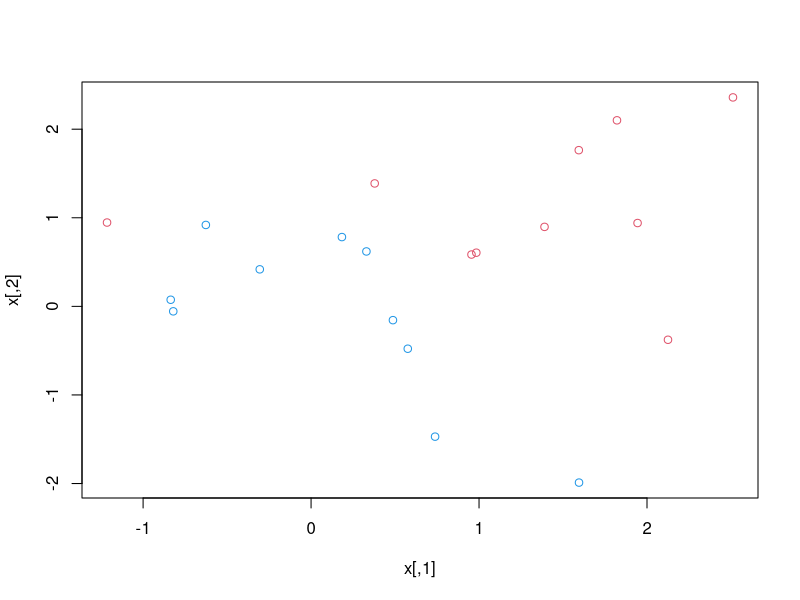
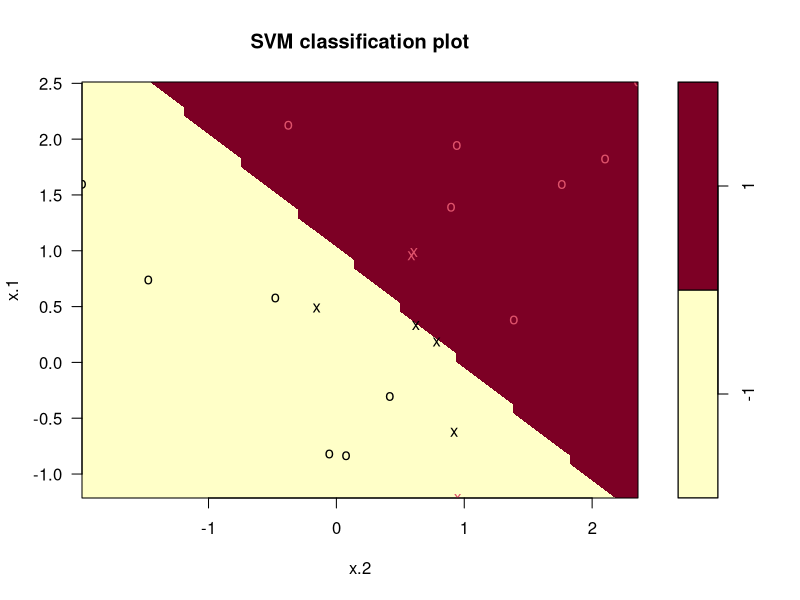
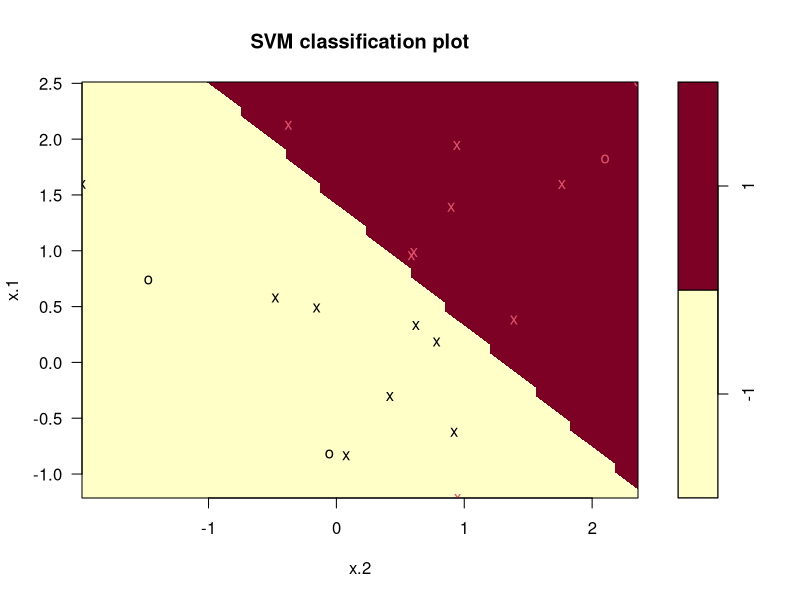
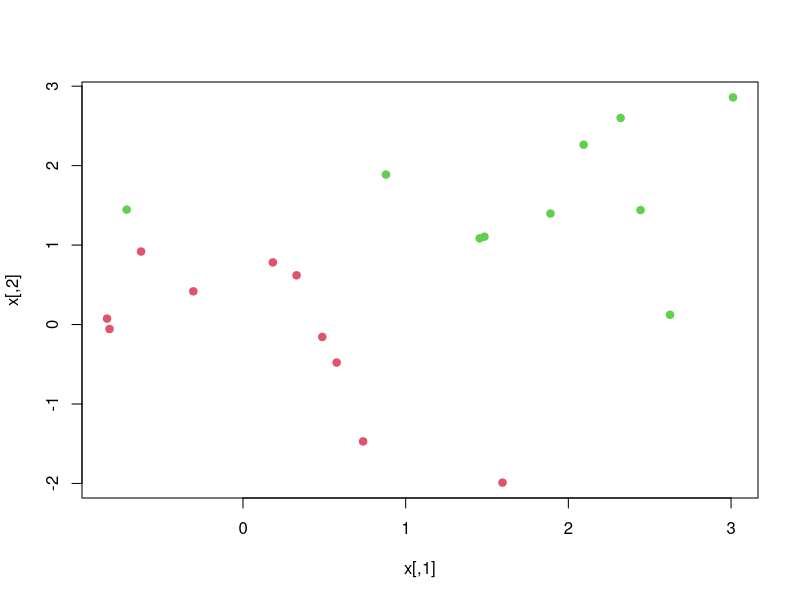
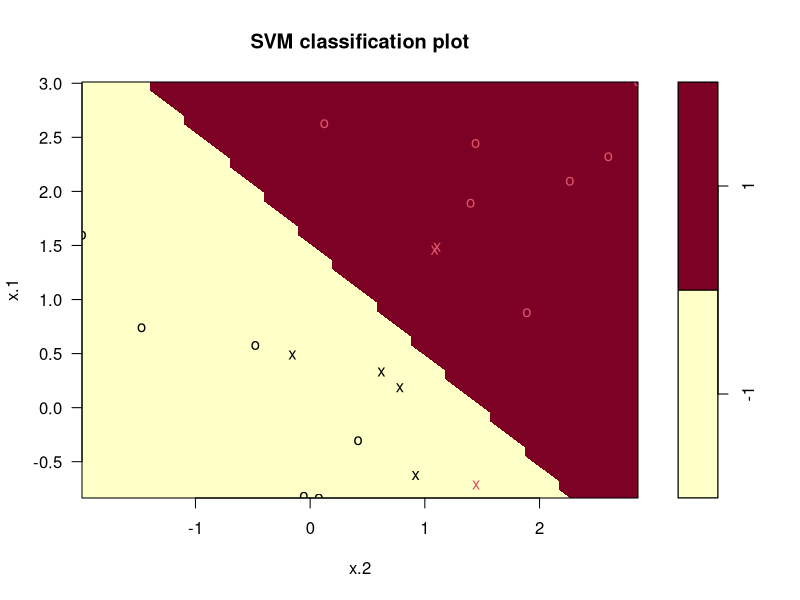

Here is the R script that generated these plots, in order:
## ---- chunk 1
library(e1071)
library(tidyverse)
## ---- chunk 2
set.seed(1)
x <- matrix(rnorm(20*2), ncol = 2)
y <- c(rep(-1, 10), rep(1, 10))
x[y==1,]=x[y==1, ] + 1
plot(x, col = (3-y))
## ---- chunk 3
dat <- data.frame(x = x, y = as.factor(y))
svmfit <- svm(y~., data = dat, kernel = "linear", cost = 10, scale = F)
plot(svmfit, dat)
## ---- chunk 4
svmfit$index
## ---- chunk 5
svmfit %>% 
  summary()
## ---- chunk 6
svmfit <- svm(y~., data = dat, kernel = "linear", cost = .1, scale = F)
plot(svmfit, dat)
svmfit$index
## ---- chunk 7
set.seed(1)
tune.out <- tune(svm, y~., data = dat, kernel = "linear",
                 ranges = list(cost = c(.001, .01,.1, 1, 5, 10, 100)))

tune.out %>% 
  summary()
## ---- chunk 8
best.mod <- tune.out$best.model

best.mod %>% 
  summary()
## ---- chunk 9
xtest <- matrix(rnorm(20*2), ncol = 2)
ytest <- sample(c(-1, 1), 20, rep = T)
xtest[ytest == 1, ] = xtest[ytest == 1, ] + 1
testdat <- data.frame(x = xtest, y = as.factor(ytest))
ypred <- predict(best.mod, testdat)
table(truth = testdat$y, predict = ypred)
## ---- chunk 10
svmfit <- svm(y~., data = dat, kernel = "linear", cost = .01,
              scale = F)
ypred <- predict(svmfit, testdat)
table(truth = testdat$y, predict = ypred)
## ---- chunk 11
x[y == 1, ] = x[y == 1, ] + .5
plot(x, col = (y + 5)/2, pch = 19)
## ---- chunk 12
dat <- data.frame(x = x, y = as.factor(y))
svmfit <- svm(y~., data = dat, kernel = "linear", cost = 1e+05)
svmfit %>% summary()
## ---- chunk 13
svmfit <- svm(y~., data = dat, kernel = "linear", cost = 1)
svmfit %>% summary()
plot(svmfit, dat)
